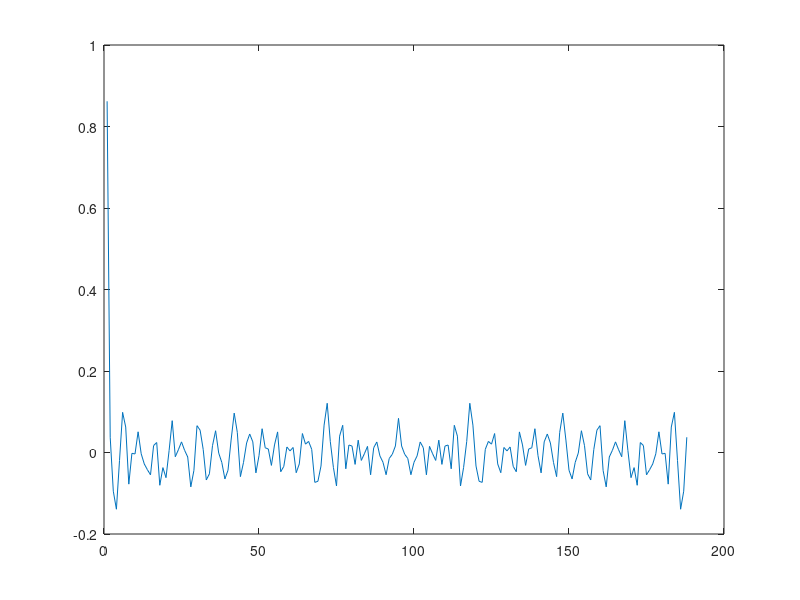

Reproduce this figure in MATLAB.
fileID = fopen('multipliers.txt','r');
M = fscanf(fileID,'%f\n');
fclose(fileID);


H = ones(1,188);
H(1) = M(1);

for i = 2:90
    H(i) = M(i);
    H(188-i+2) = M(i);
end

i = 1:188;

tf = issymmetric(H);

h = ifft(H);
plot(i,h);

%{
D = [6, -2, 2, -2];
tf = issymmetric(D);
d = ifft(D);

i = 1:7;
%plot(i,d);
%}

%fileID = fopen('multipliers_fourier.txt','w');
%fprintf(fileID,'%f\r\n', h);
%fclose(fileID);
